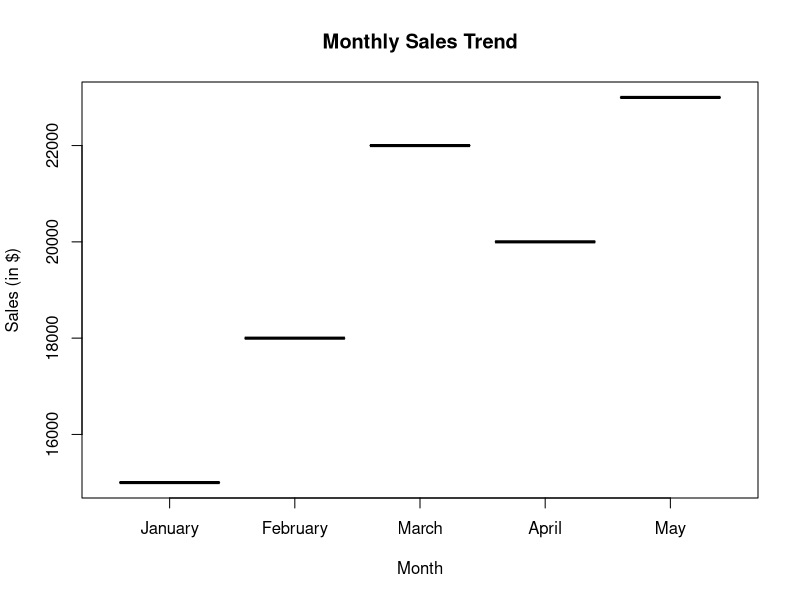
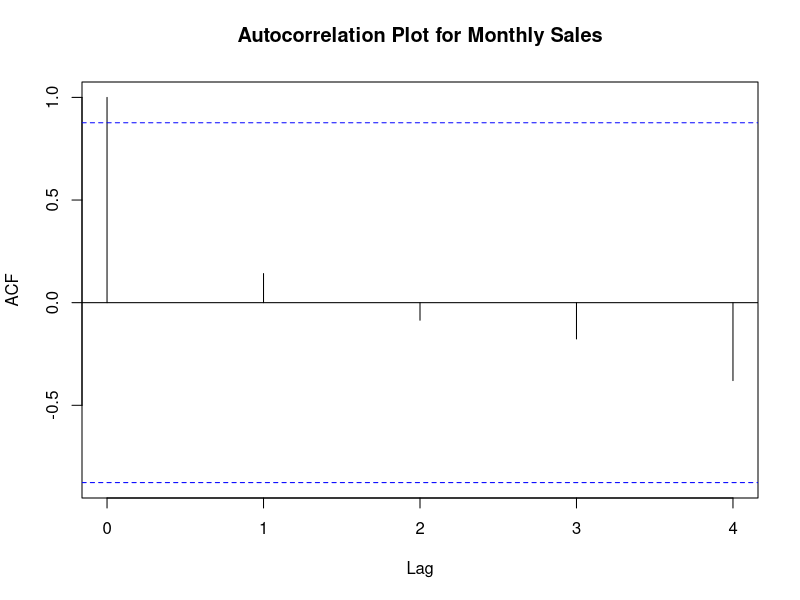

Recreate these plots in R, in order.
# Sample data
sales_data <- data.frame(
  Month = c("January", "February", "March", "April", "May"),
  Sales = c(15000, 18000, 22000, 20000, 23000)
)

# Convert Month to a factor with ordered levels
sales_data$Month <- factor(sales_data$Month, levels = c("January", "February", "March", "April", "May"))

# Plot the time series line chart
plot(sales_data$Month, sales_data$Sales, type = "b", 
     xlab = "Month", ylab = "Sales (in $)",
     main = "Monthly Sales Trend")

# Convert Month to a numeric variable for autocorrelation plot
sales_data$Month_numeric <- as.numeric(sales_data$Month)

# Autocorrelation plot
acf(sales_data$Sales, main = "Autocorrelation Plot for Monthly Sales")

